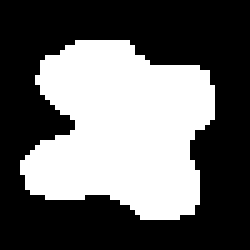
#> input picture dados/blob.tiff, 50 x 50 px (shown 5 times larger)
$ jupyter execute '4 - Extração de contorno paramétrico.ipynb'
#> lines starting #> are read from the running program, lines starting #| are printed output that depends on the picture; after the words box and inside, x2 and y2 are one past the last pixel; in counts of white or black regions, pixels touching at a corner belong together
#> `img = plt.imread("../../dados/blob.tiff")`: img: shape (50, 50); 40% white; 1 white region, box (x1, y1, x2, y2) and area: (4, 8, 43, 44) 999
# Extração de contorno paramétrico

Faremos a extração do contorno de um objeto de forma que os pixels obtidos estejam ordenados. Isto é, se imaginarmos que estamos caminhando sobre a borda do objeto, os pixels da borda são visitados em sequência. Um array contendo os pixels visitados durante a caminhada representa o contorno paramétrico. Note que podemos realizar a caminhada no sentido horário ou antihorário. No algoritmo abaixo consideraremos o sentido horário.

Para um dado pixel de borda corrente, precisamos procurar pelo próximo pixel. Isso é feito visitando os pixels vizinhos do pixel corrente, até que um pixel de valor 1 (representando o objeto) seja encontrado.

Note que no algoritmo abaixo, a vizinhança de cada pixel P é enumerada da seguinte forma:

[cell 1]
import matplotlib.pyplot as plt
import numpy as np


def image_contour(img):
    """Obtém o contorno paramétrico de um objeto contido
       no array img."""

    # Mapeamento utilizado para encontrar o vizinho inicial a ser
    # buscado na próxima iteração dado o vizinho do ponto atual
    # Por exemplo, se o ponto atual for (12, 15) e o próximo ponto
    # de borda for (12, 16), isso significa que o vizinho de índice
    # 2 será o próximo ponto de borda. Nesse novo ponto, precisamos
    # buscar a partir do vizinho de índice 1, pois o vizinho de
    # índice 0 foi o último ponto a ser verificado antes de encontrarmos
    # o ponto atual
    neighbor_map = [7, 7, 1, 1, 3, 3, 5, 5]

    # Adiciona 0 ao redor da imagem para evitar pontos
    # do objeto tocando a borda
    img_pad = np.pad(img, 1, mode="constant")
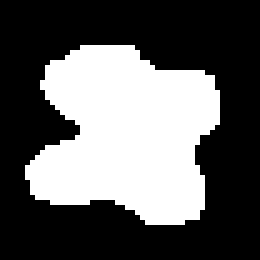
#> img_pad: shape (52, 52) (shown 5 times larger); values 0 (black) and 1 (white), 36.9% white; 1 white region, box (x1, y1, x2, y2) and area: (5, 9, 44, 45) 999

    num_rows, num_cols = img_pad.shape
#> num_rows = 52; num_cols = 52
    k = 0
    row = 0
    col = 0
    # Busca do primeiro ponto do objeto
    while img_pad[row, col]==0:
        k += 1
        row = k//num_cols
        col = k - row*num_cols
#> this loop made 484 passes
#> (row, col) on passes 1 to 3: (0, 1), (0, 2), (0, 3)
#> after the loop, k = 484

    curr_point = (row, col)    # Ponto atual
#> curr_point = (9, 16)
    contour = [curr_point]     # Pontos do contorno
#> contour = [(9, 16)]
    starting_index = 2         # Índice do vizinho inicial a ser verificado
    while True:
        next_point, last_index = get_next_point(img_pad, curr_point, starting_index)

        # Novo índice do vizinho inicial baseado no último
        # índice buscado
        starting_index = neighbor_map[last_index]

        # Critério de parada. Se o ponto adicionado na iteração anterior (contour[-1])
        # for o mesmo que o primeiro ponto (contour[0]) e o ponto atual for o mesmo
        # que o segundo ponto adicionado, o algoritmo termina. Só podemos fazer essa
        # verificação se o contorno possuir ao menos 2 pontos. Ou seja, nosso algoritmo
        # não está tratando o caso de um objeto com apenas 1 pixel
        if len(contour)>1:
            if next_point==contour[1] and contour[-1]==contour[0]:
                break

        contour.append(next_point)
        curr_point = next_point
#> this loop made 127 passes
#> (last_index, starting_index, curr_point) on passes 2 to 13: (2, 1, (9, 18)), (2, 1, (9, 19)), (2, 1, (9, 20)), (2, 1, (9, 21)), (2, 1, (9, 22)), (2, 1, (9, 23)), (2, 1, (9, 24)), (2, 1, (9, 25)), (2, 1, (9, 26)), (3, 1, (10, 27)), (4, 3, (11, 27)), (3, 1, (12, 28))
#> (last_index, starting_index, curr_point) on pass 1: (2, 1, (9, 17))
#> after the loop, contour = 127 pairs, first value 9 to 44, second value 5 to 43

    # Subtrai 1 de cada ponto pois o contorno foi encontrado para a
    # imagem preenchida com 0 na borda
    for point_index, point in enumerate(contour):
        contour[point_index] = (point[0]-1, point[1]-1)
#> this loop made 127 passes
#> point on passes 1 to 12: (9, 16), (9, 17), (9, 18), (9, 19), (9, 20), (9, 21), (9, 22), (9, 23), (9, 24), (9, 25), (9, 26), (10, 27)
#> after the loop, contour = 127 pairs, first value 8 to 43, second value 4 to 42

    return contour

def get_next_point(img, curr_point, starting_index):
    """Encontra o próximo ponto de borda dado um ponto
       corrente curr_point e o índice do primeiro vizinho
       a ser verificado (starting_index)"""

    # Lista dos pontos vizinhos dado o índice do vizinho
    nei_list = [(-1,0), (-1,1), (0,1), (1,1),
                (1,0), (1,-1),(0,-1), (-1,-1)]

    curr_index = starting_index
    nei_value = 0
    while nei_value==0:
        nei_shift = nei_list[curr_index]
        nei_row = curr_point[0] + nei_shift[0]
        nei_col = curr_point[1] + nei_shift[1]
        nei_value = img[nei_row, nei_col]
        if nei_value==1:
            return (nei_row, nei_col), curr_index
        else:
            curr_index = (curr_index+1)%8

[cell 2]
img = plt.imread("../../dados/blob.tiff")
img = img//255
plt.imshow(img, "gray")

cont = image_contour(img)
#> cont has the same summary as contour in image_contour
# Transforma o contorno em um array numpy
cont = np.array(cont)

plt.figure()
plt.subplot(111, aspect="equal")
# Plota os pontos de contorno, precisamos inverter os valores em y porque,
# na imagem, a origem está no ponto superior esquerdo
plt.plot(cont[:,1], img.shape[0]-cont[:,0])
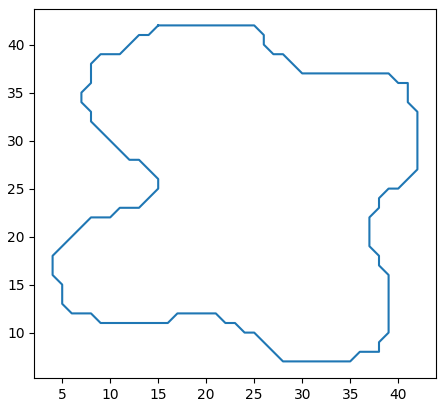
#> figure drawn by matplotlib, 1 panel

[cell 3]
plt.subplot(1, 2, 1)
plt.plot(cont[:,0])
plt.subplot(1, 2, 2)
plt.plot(cont[:,1])
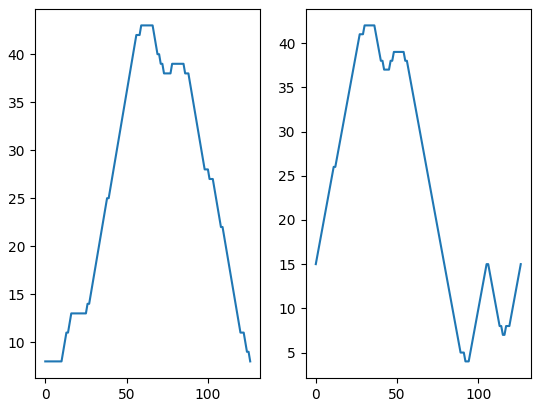
#> figure drawn by matplotlib, 2 panels; panel 1: curve peaks at x = 59, y = 43; panel 2: curve peaks at x = 30, y = 42

## Contorno utilizando o OpenCV

Componentes conexos podem possuir buracos. Cada buraco por sua vez pode possuir um ou mais componentes conexos, que podem também possuir buracos, e assim por diante. O OpenCV possui um algoritmo the extração de contornos que extrai a hierarchia completa de componentes, respectivos buracos, componentes em buracos, etc.

[cell 4]
img = plt.imread("../../dados/blob2.tiff")
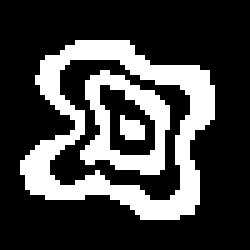
#> input picture dados/blob2.tiff, 50 x 50 px (shown 5 times larger)
#> img: shape (50, 50); 26.2% white; 3 white regions (1 under 20 px), largest, box (x1, y1, x2, y2) and area: (4, 8, 43, 44) 469, (16, 14, 34, 35) 166
img = img//255
#> img: shape (50, 50); values 0 (black) and 1 (white), 26.2% white; 3 white regions (1 under 20 px)

plt.imshow(img, "gray")

[cell 5]
import cv2

cont, hierarchy = cv2.findContours(
    img,
    mode = cv2.RETR_TREE,
    method = cv2.CHAIN_APPROX_NONE
)
#> cont = 5 contours, 1 with area under 20; largest, box (x1, y1, x2, y2) and area: (4, 8, 43, 44) 935, (9, 11, 39, 41) 576, (16, 14, 34, 35) 236, (19, 16, 32, 32) 120

print("Número de contornos encontrados:", len(cont))
#| Número de contornos encontrados: 5

A variável `hierarchy` possui a hierarquia dos contornos caso um componente possua buracos. O elemento `hierarchy[i][2]` indica o índice do contorno interno ao contorno `i`.

[cell 6]
hierarchy = hierarchy[0]
print(f"O contorno 0 possui um buraco descrito pelo contorno {hierarchy[0][2]}")
#| O contorno 0 possui um buraco descrito pelo contorno 1
print(f"O contorno 1 (um buraco) possui um componente conexo descrito pelo contorno {hierarchy[1][2]}")
#| O contorno 1 (um buraco) possui um componente conexo descrito pelo contorno 2
print(f"O contorno 2 possui um buraco descrito pelo contorno {hierarchy[2][2]}")
#| O contorno 2 possui um buraco descrito pelo contorno 3
